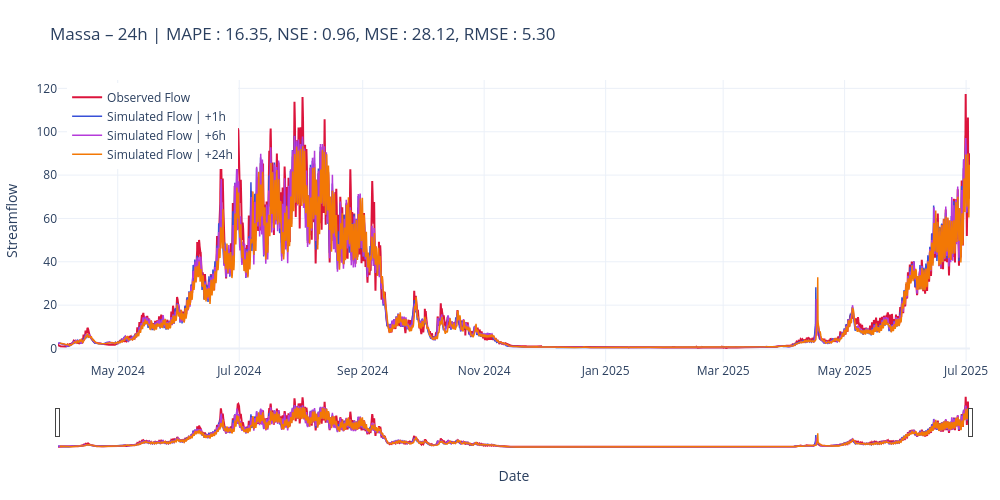
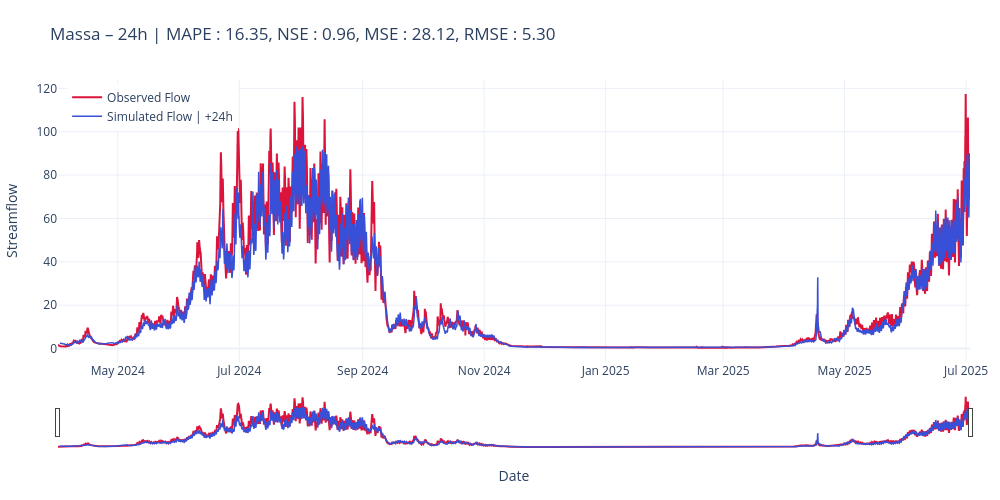

Write notebook code for charts like these, in order.
### Code cell
from custom.functions.Plot import plot_forecast_24h, plot_forecast_horizon_24h,plot_forecast_horizon_series

scores_str = str.join(', ', [f"{key} : {scores[key]:.2f}" for key in scores])
title24 = f"Massa – {cfg.predict_last_n}h | " + scores_str
plot_forecast_24h(measured=y_true, predicted=y_pred, title=title24, mode="list", horizons=[1, 6, cfg.predict_last_n])
plot_forecast_24h(measured=y_true, predicted=y_pred, title=title24, mode="list", horizons=[cfg.predict_last_n])

### Figure 1 — Plotly figure (JSON) as saved in the notebook; plotly's stock layout.template omitted (floating-point values rounded to 4 significant figures; data arrays with more than 128 entries replaced by an {"elided": "..."} marker saying what was removed)
{"data": [{"line": {"color": "crimson", "width": 2}, "mode": "lines", "name": "Observed Flow", "type": "scatter", "x": {"elided": "10992 str values"}, "y": {"elided": "10992 float values"}}, {"line": {"color": "#3850D8", "width": 1.5}, "mode": "lines", "name": "Simulated Flow | +1h", "type": "scatter", "x": {"elided": "10969 str values"}, "y": {"elided": "10969 float values"}}, {"line": {"color": "#b53bda", "width": 1.5}, "mode": "lines", "name": "Simulated Flow | +6h", "type": "scatter", "x": {"elided": "10969 str values"}, "y": {"elided": "10969 float values"}}, {"line": {"color": "#f37805", "width": 1.5}, "mode": "lines", "name": "Simulated Flow | +24h", "type": "scatter", "x": {"elided": "10969 str values"}, "y": {"elided": "10969 float values"}}], "layout": {"dragmode": "zoom", "height": 500, "hovermode": "x unified", "legend": {"x": 0.01, "xanchor": "left", "y": 0.99, "yanchor": "top"}, "margin": {"b": 50, "l": 50, "r": 30, "t": 80}, "title": {"text": "Massa – 24h | MAPE : 16.35, NSE : 0.96, MSE : 28.12, RMSE : 5.30"}, "width": 1000, "xaxis": {"rangeslider": {"visible": true}, "title": {"text": "Date"}}, "yaxis": {"title": {"text": "Streamflow"}}}}

### Figure 2 — Plotly figure (JSON) as saved in the notebook; plotly's stock layout.template omitted (floating-point values rounded to 4 significant figures; data arrays with more than 128 entries replaced by an {"elided": "..."} marker saying what was removed)
{"data": [{"line": {"color": "crimson", "width": 2}, "mode": "lines", "name": "Observed Flow", "type": "scatter", "x": {"elided": "10992 str values"}, "y": {"elided": "10992 float values"}}, {"line": {"color": "#3850D8", "width": 1.5}, "mode": "lines", "name": "Simulated Flow | +24h", "type": "scatter", "x": {"elided": "10969 str values"}, "y": {"elided": "10969 float values"}}], "layout": {"dragmode": "zoom", "height": 500, "hovermode": "x unified", "legend": {"x": 0.01, "xanchor": "left", "y": 0.99, "yanchor": "top"}, "margin": {"b": 50, "l": 50, "r": 30, "t": 80}, "title": {"text": "Massa – 24h | MAPE : 16.35, NSE : 0.96, MSE : 28.12, RMSE : 5.30"}, "width": 1000, "xaxis": {"rangeslider": {"visible": true}, "title": {"text": "Date"}}, "yaxis": {"title": {"text": "Streamflow"}}}}
